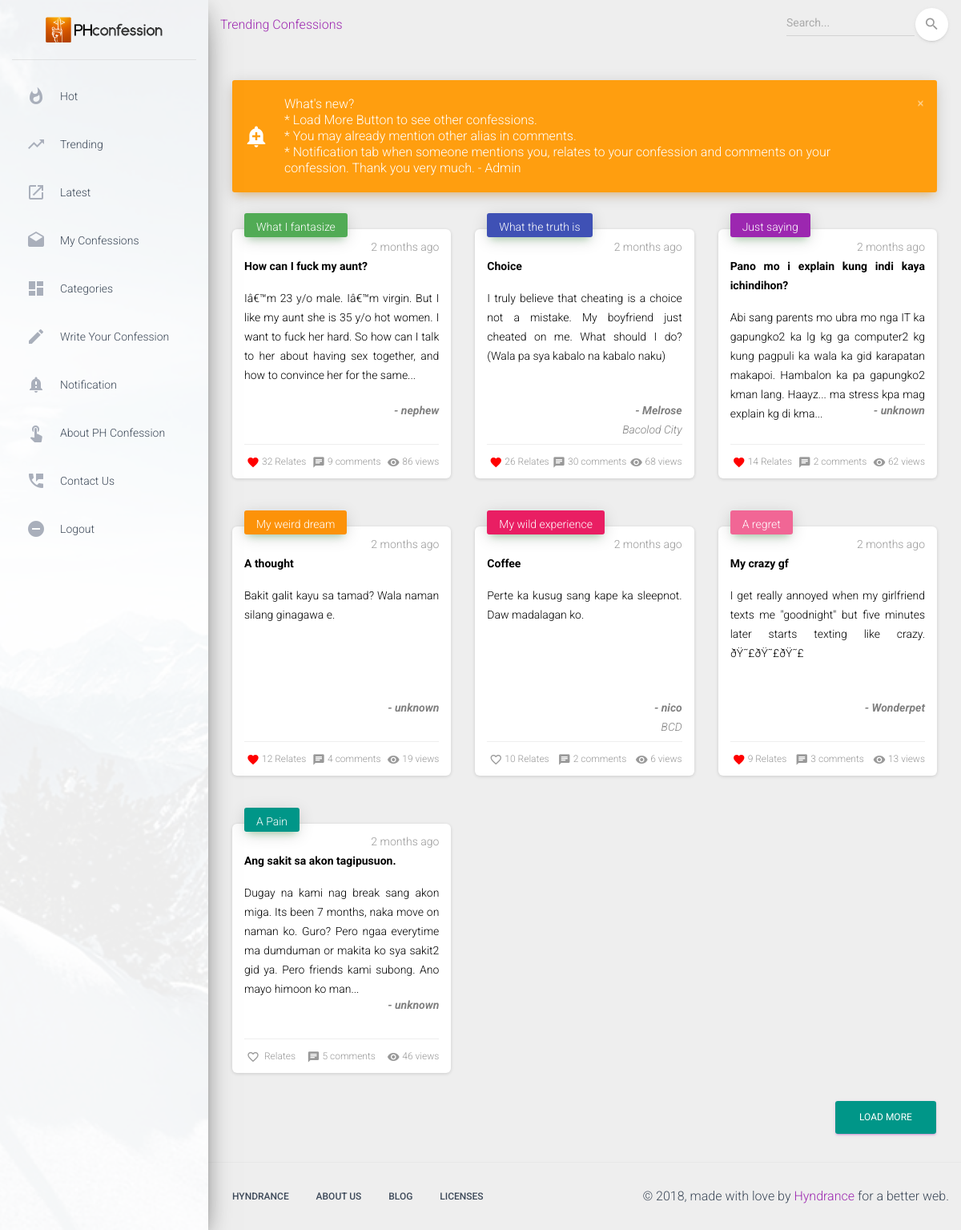
/index.php?view=trending (signed in), run on the app's committed database.
### tables this page shows
CREATE TABLE `notification` (
  `Id` int(11) NOT NULL AUTO_INCREMENT,
  `recepient` varchar(20) NOT NULL,
  `message` text,
  `confessionId` int(11) NOT NULL,
  `commentId` int(11) NOT NULL,
  `type` varchar(15) DEFAULT NULL,
  `status` varchar(1) DEFAULT NULL,
  `datetime` datetime DEFAULT NULL,
  UNIQUE KEY `Id` (`Id`)
);

CREATE TABLE `confession` (
  `Id` int(11) NOT NULL AUTO_INCREMENT,
  `alias` varchar(50) DEFAULT 'unknown',
  `category` int(11) DEFAULT NULL,
  `title` varchar(100) DEFAULT NULL,
  `message` text,
  `location` varchar(100) DEFAULT NULL,
  `datetime` datetime DEFAULT NULL,
  `view` int(11) DEFAULT '0',
  `lastChange` datetime DEFAULT NULL,
  PRIMARY KEY (`Id`)
);

### config/Models.php (called while the page is built, shortened)
<?php
include "CRUD.php";
include "functions.php";
function comment() {
	$crud = new CRUD;
	$crud->table = "comment";
	return $crud;
}
function relate() {
	$crud = new CRUD;
	$crud->table = "relate";
	return $crud;
}
function notification() {
	$crud = new CRUD;
	$crud->table = "notification";
	return $crud;
}
?>

### config/CRUD.php (called while the page is built, shortened)
<?php
class CRUD {
	var $table;
	function list($query=""){
		$query = $query ? "where " . $query: "";
		$db = Database::connect();
		$pdo = $db->prepare("select * from $this->table $query");
		$pdo->execute();
		$result = $pdo->fetchAll(PDO::FETCH_OBJ);
		return $result;
	}
	function count($query=""){
		$query = $query ? "where " . $query: "";
		$db = Database::connect();
		$pdo = $db->prepare("select * from $this->table $query");
		$pdo->execute();
		return $pdo->rowCount();
	}
}
?>

### index.php (called while the page is built, shortened)
<?php
include_once("config/Models.php");
$view = (isset($_GET['view']) && $_GET['view'] != '') ? $_GET['view'] : '';
switch ($view) {
	case 'trending' :
		$template	= 'include/template.php';
		break;
}
require_once $template;
?>

### config/functions.php (called while the page is built, shortened)
<?php
function category() {
	$cat = array();
	$cat[1] = 'My weird dream';
	$cat[2] = 'What I fantasize';
	$cat[3] = 'First time and unforgettable';
	$cat[4] = 'My guilt';
	$cat[5] = 'What I lie about';
	$cat[6] = 'A Pain';
	$cat[7] = 'What the truth is';
	$cat[8] = 'My wild experience';
	$cat[9] = 'A regret';
	$cat[10] = 'Just saying';
	$cat[11] = 'Joke time';
	$cat[12] = 'Scary AF';
	$cat[13] = '3 AM Thought';
	return $cat;
}
function button_color() {
	$head_color = array();
	$head_color[1] = 'background:#fc9209;color:white;';
	$head_color[2] = 'background:#51ab55;color:white;';
	$head_color[3] = 'background:#e94440;color:white;';
	$head_color[4] = 'background:#0ab3c7;color:white;';
	$head_color[5] = 'background:#9c27b0;color:white;';
	$head_color[6] = 'background:#009688;color:white;';
	$head_color[7] = 'background:#3f51b5;color:white;';
	$head_color[8] = 'background:#e91e63;color:white;';
	$head_color[9] = 'background:#f16695;color:white;';
	$head_color[10] = 'background:#9c27b0;color:white;';
	$head_color[11] = 'background:#0ab3c7;color:white;';
	$head_color[12] = 'background:#e94440;color:white;';
	return $head_color;
}
function timeElapse($datetime, $full = false) {
    $now = new DateTime;
    $ago = new DateTime($datetime);
    $diff = $now->diff($ago);
    $diff->w = floor($diff->d / 7);
    $diff->d -= $diff->w * 7;
    $string = array(
        'y' => 'year',
        'm' => 'month',
        'w' => 'week',
        'd' => 'day',
        'h' => 'hour',
        'i' => 'minute',
        's' => 'second',
    );
    foreach ($string as $k => &$v) {
        if ($diff->$k) {
            $v = $diff->$k . ' ' . $v . ($diff->$k > 1 ? 's' : '');
        } else {
            unset($string[$k]);
        }
    }
    if (!$full) $string = array_slice($string, 0, 1);
    return $string ? implode(', ', $string) . ' ago' : 'just now';
}
?>

### pages/trending.php (the view, shortened to what this page needs)
<?php
$alias = $_SESSION['alias_session'];
$category_name = category();
$head_color = button_color();
function trending_list(){
  $db = Database::connect();
  $pdo = $db->prepare("SELECT confession.*, COUNT(relate.cId) AS views FROM confession LEFT JOIN relate ON confession.id = relate.cId GROUP BY confession.id ORDER BY views DESC");
  $pdo->execute();
  $result = $pdo->fetchAll(PDO::FETCH_OBJ);
  return $result;
}
?>
<?php foreach(trending_list() as $row) {
  $limitMessage = strlen($row->message) > 200 ? substr($row->message,0,200)."..." : $row->message;
?>
<span class="col-lg-4 col-md-6 col-sm-6" id="your_div">
    <div class="card card-stats">
        <div class="card-header card-header-success card-header-icon"
            onclick="location.href='process.php?action=view&id=<?=$row->Id;?>'">
            <div class="card-icon" style="height:10px; <?=$head_color[$row->category];?>">
                <div style="margin-top:-10px;"><?=$category_name[$row->category];?></div>
            </div>
            <p class="card-category"><?=timeElapse($row->datetime);?></p>
            <div style="height:180px;">
              <p style="color:black;text-align:justify;font-weight:bold;"><?=$row->title;?></p>
              <p style="color:black;text-align:justify;">
                  <?=$limitMessage;?>
              </p>
            </div>
            <div style="height:40px;">
              <div style="color:gray;font-weight:bold;font-style:italic;">- <?=$row->alias;?></div>
              <div style="color:gray;font-style:italic;"><?=$row->location;?></div>
            </div>
        </div>
        <div class="card-footer">
            <?php if (relate()->count("cId=$row->Id and alias='$alias'") == 0) {?>
              <div class="stats" id="onclick_<?=$row->Id;?>" onclick="relateFun_<?=$row->Id;?>()">
                    <i class="material-icons" id="icon_<?=$row->Id;?>">favorite_border</i>
                    <span id="relate_<?=$row->Id;?>"><?=relate()->count("cId=$row->Id");?> </span>&nbsp;Relates
                </div>
            <?php } else { ?>
              <div class="stats">
                  <i class="material-icons" style="color:red;">favorite</i>
                  <span id="relate_<?=$row->Id;?>"><?=relate()->count("cId=$row->Id");?> </span>&nbsp;Relates
              </div>
            <?php } ?>
            <div class="stats" onclick="location.href='index.php?view=display&id=<?=$row->Id?>#comment'">
                <i class="material-icons">chat</i>
                <?=comment()->count("cId=$row->Id");?> comments
            </div>
            <div class="stats">
                <i class="material-icons">visibility</i>
                <?=$row->view;?> views
            </div>
        </div>
    </div>
</span>
<?php }
?>
<div class="col-lg-12 col-md-6 col-sm-6" id="your_div">
<a href="#" id="loadMore" class="btn btn-primary pull-right" style="<?=button_color()[6]?>">Load More</a>
</div>

### include/message.php (shortened to what this page needs)
<?php  if (isset($_SESSION['close_notif']) && ($_SESSION['close_notif'] = $_SESSION['alias_session']) ) {} else {?>
<?php foreach(notification()->list("status=1 and recepient='notification'") as $row) {?>
  <div class="alert alert-<?=$row->type;?> alert-with-icon" data-notify="container">
      <i class="material-icons" data-notify="icon">add_alert</i>
      <button type="button" class="close" data-dismiss="alert" aria-label="Close" onclick="close_notif();">
          <i class="material-icons">close</i>
      </button>
      <span data-notify="message"><?=$row->message;?></span>
  </div>
<?php } }?>

### pages/trending.php (style rules this page uses)
span { display:none; }
span.display { display: inline-block; }

### data on the page
notification: message "What's new? * Load More Button to see other confessions. * You may already mention other alias in comments. * Notification tab when someone mentions you, relates to your confession and comments on your confession. Thank you very much. - Admin"
confession: category "What I fantasize", datetime "2 months ago", title "How can I fuck my aunt?", message "Iâ€™m 23 y/o male. Iâ€™m virgin. But I like my aunt she is 35 y/o hot women. I want to fuck her hard. So how can I talk to her about having sex together, and how to convince her for the same...", alias "nephew", Id "32", Id "9", view "86"
confession: category "What the truth is", datetime "2 months ago", title "Choice", message "I truly believe that cheating is a choice not a mistake. My boyfriend just cheated on me. What should I do? (Wala pa sya kabalo na kabalo naku)", alias "Melrose", location "Bacolod City", Id "26", Id "30", view "68"
confession: category "Just saying", datetime "2 months ago", title "Pano mo i explain kung indi kaya ichindihon?", message "Abi sang parents mo ubra mo nga IT ka gapungko2 ka lg kg ga computer2 kg kung pagpuli ka wala ka gid karapatan makapoi. Hambalon ka pa gapungko2 kman lang. Haayz... ma stress kpa mag explain kg di kma...", alias "unknown", Id "14", Id "2", view "62"
confession: category "My weird dream", datetime "2 months ago", title "A thought", message "Bakit galit kayu sa tamad? Wala naman silang ginagawa e.", alias "unknown", Id "12", Id "4", view "19"
confession: category "My wild experience", datetime "2 months ago", title "Coffee", message "Perte ka kusug sang kape ka sleepnot. Daw madalagan ko.", alias "nico", location "BCD", Id "10", Id "2", view "6"
confession: category "A regret", datetime "2 months ago", title "My crazy gf", message "I get really annoyed when my girlfriend texts me \"goodnight\" but five minutes later starts texting like crazy. ðŸ˜£ðŸ˜£ðŸ˜£", alias "Wonderpet", Id "9", Id "3", view "13"
confession: category "A Pain", datetime "2 months ago", title "Ang sakit sa akon tagipusuon.", message "Dugay na kami nag break sang akon miga. Its been 7 months, naka move on naman ko. Guro? Pero ngaa everytime ma dumduman or makita ko sya sakit2 gid ya. Pero friends kami subong. Ano mayo himoon ko man...", alias "unknown", Id "5", view "46"

### other printed values
$title "Trending Confessions"
